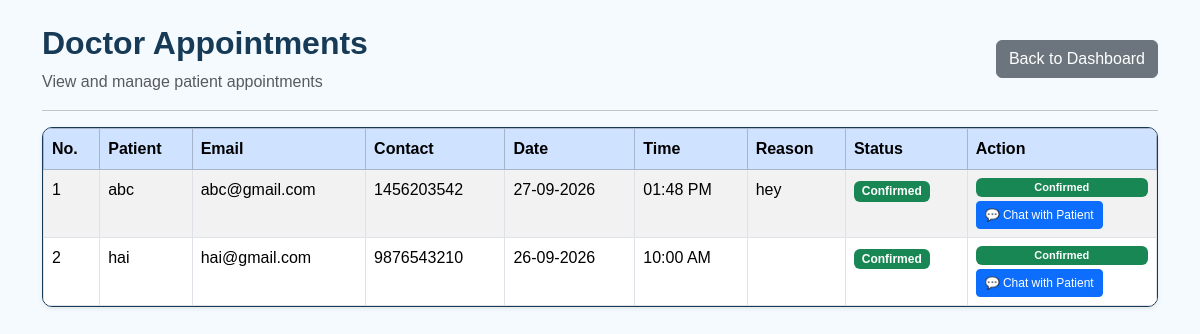
The page /Doctor/Appointments/ (signed in) on the database its author committed.
### Doctor/models.py (models this page shows, shortened)
class tbl_Appointment(models.Model):
    STATUS = [('Pending','Pending'),('Approved','Approved'),('Completed','Completed'),('Cancelled','Cancelled')]
    patient = models.ForeignKey(tbl_registration, on_delete=models.CASCADE, related_name='appointments')
    doctor = models.ForeignKey(tbl_Doctor, on_delete=models.CASCADE, related_name='appointments')
    appointment_date = models.DateField()
    appointment_time = models.TimeField()
    reason = models.TextField(blank=True)
    status = models.CharField(max_length=20, choices=STATUS, default='Pending')
    doctor_note = models.TextField( blank=True, null=True)
    created_at = models.DateTimeField(auto_now_add=True)
    class Meta:
        db_table = 'tbl_Appointment'
        ordering = ['-appointment_date','-appointment_time']

### Guest/models.py (models this page shows, shortened)
class tbl_registration(models.Model):
    ROLE_CHOICES = (
        ('USER', 'User'),
        ('DOCTOR', 'Doctor'),
        ('ADMIN', 'Admin'),
    )
    user_name = models.CharField(max_length=100)
    user_email = models.EmailField(unique=True)
    user_contact = models.CharField(max_length=20)
    user_address = models.TextField(default='', blank=True)
    user_password = models.CharField(max_length=255)
    role = models.CharField(max_length=20, choices=ROLE_CHOICES, default='USER')
    is_active = models.BooleanField(default=True)
    created_at = models.DateTimeField(null=True, blank=True)
    class Meta:
        ordering = ['-id']

### Doctor/views.py (the view, shortened to what this page needs)
# urls.py: path('Appointments/', views.Appointments, name='Appointments'),
def Appointments(request):
    doctor_user_id = request.session.get('user_id')
    doctor = get_object_or_404(
        tbl_Doctor,
        user_id=doctor_user_id
    )
    appointments = tbl_Appointment.objects.filter(
        doctor=doctor
    ).select_related(
        'patient'
    ).order_by(
        '-appointment_date',
        '-appointment_time'
    )
    return render(
        request,
        'Doctor/Appointments.html',
        {
            'Appointments': appointments
        }
    )

### Doctor/templates/Doctor/Appointments.html (shortened to what this page needs)
{% load static %}
<!DOCTYPE html>
<html lang="en">
<head>
    <link
        href="https://cdn.jsdelivr.net/npm/bootstrap@5.3.3/dist/css/bootstrap.min.css"
        rel="stylesheet"
    >
</head>
<body>
<div class="container mt-4 mb-5">
    <div class="d-flex justify-content-between align-items-center mb-3">
        <div>
            <h2 class="page-title">
                Doctor Appointments
            </h2>
            <p class="text-muted mb-0">
                View and manage patient appointments
            </p>
        </div>
        <a
            href="{% url 'Doctor:DoctorDashboard' %}"
            class="btn btn-secondary"
        >
            Back to Dashboard
        </a>
    </div>
    <hr>
    <div class="appointment-card shadow-sm">
        <div class="table-responsive">
            <table class="table table-bordered table-striped mb-0">
                <thead class="table-primary">
                    <tr>
                        <th>No.</th>
                        <th>Patient</th>
                        <th>Email</th>
                        <th>Contact</th>
                        <th>Date</th>
                        <th>Time</th>
                        <th>Reason</th>
                        <th>Status</th>
                        <th>Action</th>
                    </tr>
                </thead>
                <tbody>
                {% for appointment in Appointments %}
                    <tr>
                        <td>
                            {{ forloop.counter }}
                        </td>
                        <td>
                            {% if appointment.patient %}
                                {{ appointment.patient.user_name }}
                            {% else %}
                                Patient
                            {% endif %}
                        </td>
                        <td>
                            {% if appointment.patient %}
                                {{ appointment.patient.user_email }}
                            {% else %}
                                -
                            {% endif %}
                        </td>
                        <td>
                            {% if appointment.patient %}
                                {{ appointment.patient.user_contact }}
                            {% else %}
                                -
                            {% endif %}
                        </td>
                        <td>
                            {{ appointment.appointment_date|date:"d-m-Y" }}
                        </td>
                        <td>
                            {{ appointment.appointment_time|time:"h:i A" }}
                        </td>
                        <td>
                            {{ appointment.reason }}
                        </td>
                        <td>
                            {% if appointment.status == "Pending" %}
                                <span class="badge bg-warning text-dark">
                                    Pending
                                </span>
                            {% elif appointment.status == "Approved" %}
                                <span class="badge bg-success">
                                    Confirmed
                                </span>
                            {% elif appointment.status == "Rejected" %}
                                <span class="badge bg-danger">
                                    Rejected
                                </span>
                            {% else %}
                                <span class="badge bg-secondary">
                                    {{ appointment.status }}
                                </span>
                            {% endif %}
                        </td>
                        <td>
                            {% if appointment.status == "Pending" %}
                                <a
                                    href="{% url 'Doctor:AcceptAppointment' appointment.id %}"
                                    class="btn btn-sm btn-accept mb-1"
                                    onclick="return confirm('Are you sure you want to confirm this appointment and allow patient chat?');"
                                >
                                    Confirm
                                </a>
                                <a
                                    href="{% url 'Doctor:RejectAppointment' appointment.id %}"
                                    class="btn btn-sm btn-reject mb-1"
                                    onclick="return confirm('Are you sure you want to reject this appointment?');"
                                >
                                    Reject
                                </a>
                            {% elif appointment.status == "Approved" %}
                                <span class="badge bg-success d-block mb-1" style="font-size: 11px;">
                                    Confirmed
                                </span>
                                <a
                                    href="{% url 'Doctor:Messages' %}?patient={{ appointment.patient.id }}"
                                    class="btn btn-sm btn-primary"
                                    style="white-space: nowrap; font-size: 12px;"
                                >
                                    💬 Chat with Patient
                                </a>
                            {% elif appointment.status == "Rejected" %}
                                <span class="text-danger fw-bold">
                                    Rejected
                                </span>
                            {% endif %}
                        </td>
                    </tr>
                {% endfor %}
                </tbody>
            </table>
        </div>
    </div>
</div>
</body>
</html>

### Doctor/templates/Doctor/Appointments.html (style rules this page uses)
body { background-color: #f5faff; font-family: Arial, sans-serif; }
.page-title { color: #173b57; font-weight: 600; }
.appointment-card { background: white; border: 1px solid #173b57; border-radius: 10px; overflow: hidden; }
table { vertical-align: middle; }
th { white-space: nowrap; }

### rows shown on the page
tbl_Appointment: patient.user_name "abc", patient.user_email "abc@gmail.com", patient.user_contact "1456203542", appointment_date "27-09-2026", appointment_time "01:48 PM", reason "hey", status "Confirmed"
tbl_Appointment: patient.user_name "hai", patient.user_email "hai@gmail.com", patient.user_contact "9876543210", appointment_date "26-09-2026", appointment_time "10:00 AM", status "Confirmed"
